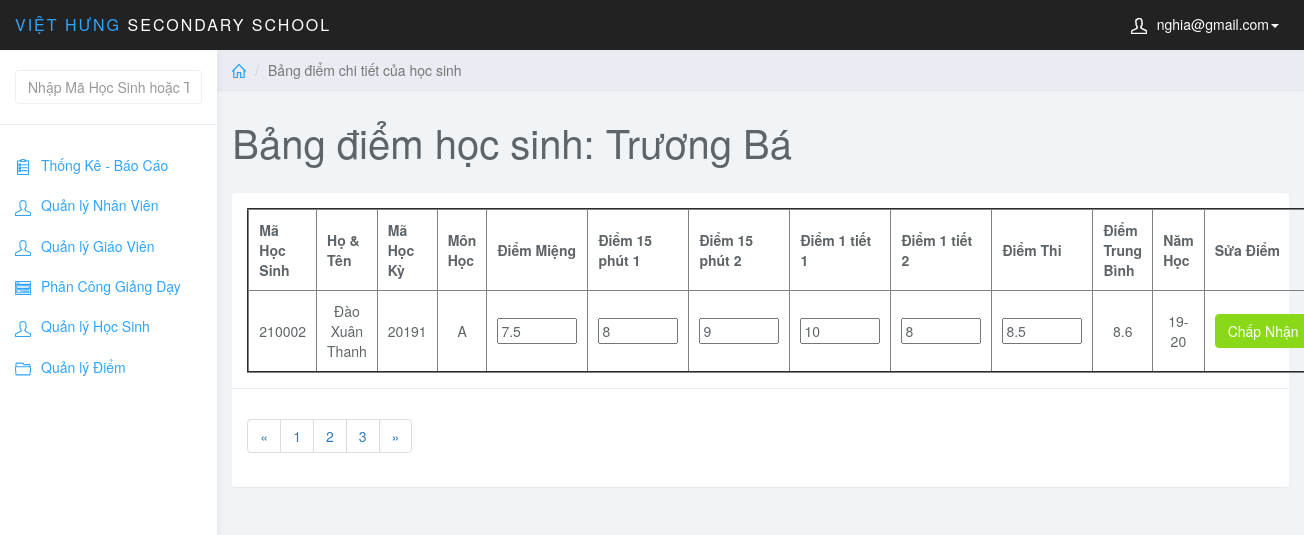
The page /admin/index.php?page=edit_diem_hs&id_hs=210002&id_mon=A&MaHocKy=20191 (signed in) on the database as committed earlier.
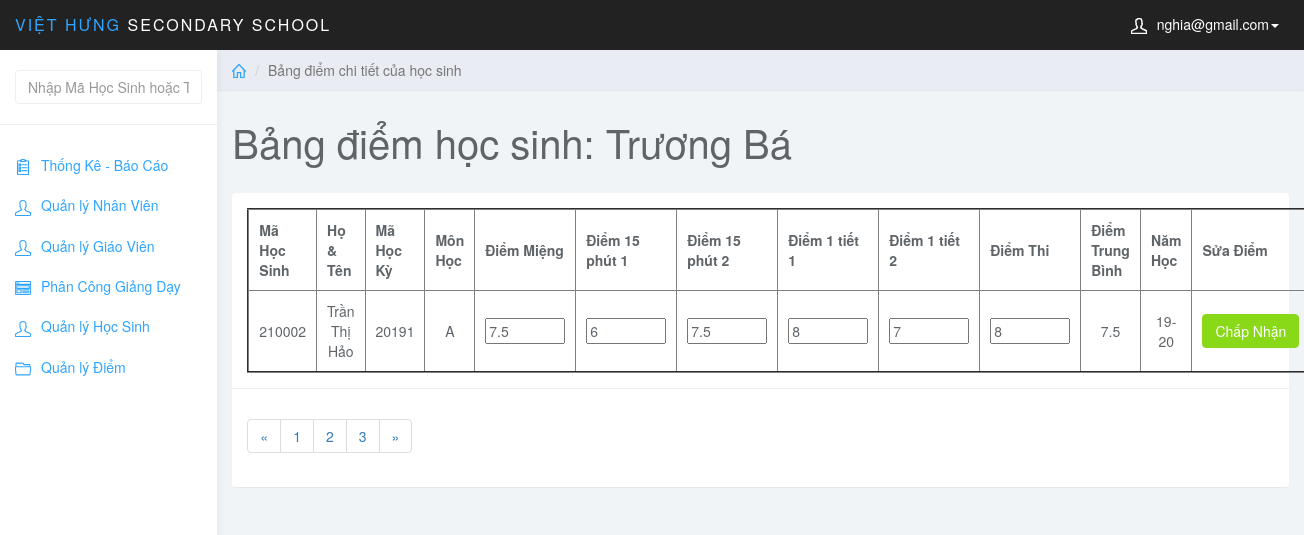
The same page on the database as committed later.
### tables this page shows
CREATE TABLE `diem` (
  `MaDiem` int(6) NOT NULL AUTO_INCREMENT,
  `MaHocKy` varchar(5) NOT NULL,
  `MaMonHoc` varchar(5) NOT NULL,
  `MaHS` int(6) NOT NULL,
  `MaLopHoc` varchar(10) NOT NULL,
  `DiemMieng` varchar(5) NOT NULL,
  `Diem15Phut1` varchar(5) NOT NULL,
  `Diem15Phut2` varchar(5) NOT NULL,
  `Diem1Tiet1` varchar(5) NOT NULL,
  `Diem1Tiet2` varchar(5) NOT NULL,
  `DiemThi` varchar(5) NOT NULL,
  `DiemTB` float NOT NULL,
  PRIMARY KEY (`MaDiem`),
  KEY `fk_diem_mahk` (`MaHocKy`),
  KEY `fk_diem_monhoc` (`MaMonHoc`),
  KEY `fk_diem_hocsinh` (`MaHS`),
  KEY `MaLopHoc` (`MaLopHoc`),
  CONSTRAINT `diem_ibfk_1` FOREIGN KEY (`MaLopHoc`) REFERENCES `lophoc` (`MaLopHoc`),
  CONSTRAINT `fk_diem_hocsinh` FOREIGN KEY (`MaHS`) REFERENCES `hocsinh` (`MaHS`),
  CONSTRAINT `fk_diem_mahk` FOREIGN KEY (`MaHocKy`) REFERENCES `hocky` (`MaHocKy`),
  CONSTRAINT `fk_diem_monhoc` FOREIGN KEY (`MaMonHoc`) REFERENCES `monhoc` (`MaMonHoc`)
);

CREATE TABLE `hocsinh` (
  `MaHS` int(6) NOT NULL,
  `MaLopHoc` varchar(10) NOT NULL,
  `TenHS` varchar(50) NOT NULL,
  `GioiTinh` varchar(5) NOT NULL,
  `NgaySinh` date NOT NULL,
  `NoiSinh` varchar(50) NOT NULL,
  `DanToc` varchar(10) NOT NULL,
  `HoTenCha` varchar(50) NOT NULL,
  `HoTenMe` varchar(50) NOT NULL,
  PRIMARY KEY (`MaHS`),
  KEY `fk_hs_lh` (`MaLopHoc`),
  CONSTRAINT `fk_hs_lh` FOREIGN KEY (`MaLopHoc`) REFERENCES `lophoc` (`MaLopHoc`)
);

### admin/edit_diem_hs.php (the view, shortened to what the changed rows need)
<?php
    $stu_id = $_GET['id_hs'];
    $id_mon = $_GET['id_mon'];
    $sql_view = "SELECT * FROM hocsinh JOIN diem ON hocsinh.MaHS = diem.MaHS JOIN hocky ON diem.MaHocKy = hocky.MaHocKy WHERE hocsinh.MaHS = '$stu_id' AND diem.MaMonHoc = '$id_mon'";
    $query_view = mysqli_query($conn,$sql_view);
?>
<div class="col-sm-9 col-sm-offset-3 col-lg-10 col-lg-offset-2 main">
		<div class="row">
			<ol class="breadcrumb">
				<li><a href="index.php"><svg class="glyph stroked home"><use xlink:href="#stroked-home"></use></svg></a></li>
				<li class="active">Bảng điểm chi tiết của học sinh</li>
			</ol>
		</div>
		<div class="row">
			<div class="col-lg-12">
				<h1 class="page-header">Bảng điểm học sinh: Trương Bá </h1>
			</div>
		</div>
		<div class="row">
			<div class="col-lg-12">
				<div class="panel panel-default">
					<div class="panel-body">
                        <table border="2px" width="100%" style="text-align: center;">
						    <thead>
						    <tr>
						        <th data-field="id" data-sortable="true">Mã Học Sinh</th>
                                <th data-field="name"  data-sortable="true">Họ & Tên</th>
                                <th data-sortable="true">Mã Học Kỳ</th>
                                <th data-sortable="true">Môn Học</th>
                                <th data-sortable="true">Điểm Miệng</th>
                                <th data-sortable="true">Điểm 15 phút 1</th>
                                <th data-sortable="true">Điểm 15 phút 2</th>
                                <th data-sortable="true">Điểm 1 tiết 1</th>
                                <th data-sortable="true">Điểm 1 tiết 2</th>
                                <th data-sortable="true">Điểm Thi</th>
                                <th data-sortable="true">Điểm Trung Bình</th>
                                <th data-sortable="true">Năm Học</th>
                                <th>Sửa Điểm</th>
						    </tr>
                            </thead>
                            <tbody>
                                <?php
                                    $row_view = mysqli_fetch_assoc($query_view)
                                ?>
                                <tr>
                                <form  method="post">
                                    <td><?php echo $row_view['MaHS']; ?></td>
                                    <td><?php echo $row_view['TenHS']; ?></td>
                                    <td><?php echo $row_view['MaHocKy']; ?></td>
                                    <td><?php echo $row_view['MaMonHoc']; ?></td>
                                    <td class="form-group"><input style="width: 80px;" type="text" name="DiemMieng" value="<?php echo $row_view['DiemMieng']; ?>"></td>
                                    <td class="form-group"><input style="width: 80px;" type="text" name="Diem15Phut1" value="<?php echo $row_view['Diem15Phut1']; ?>"></td>
                                    <td class="form-group"><input style="width: 80px;" type="text" name="Diem15Phut2" value="<?php echo $row_view['Diem15Phut2']; ?>"></td>
                                    <td class="form-group"><input style="width: 80px;" type="text" name="Diem1Tiet1" value="<?php echo $row_view['Diem1Tiet1']; ?>"></td>
                                    <td class="form-group"><input style="width: 80px;" type="text" name="Diem1Tiet2" value="<?php echo $row_view['Diem1Tiet2']; ?>"></td>
                                    <td class="form-group"><input style="width: 80px;" type="text" name="DiemThi" value="<?php echo $row_view['DiemThi']; ?>"></td>
                                    <?php
                                        $diemTBMon = round(($row_view['DiemMieng']+$row_view['Diem15Phut1']+$row_view['Diem15Phut2']+$row_view['Diem1Tiet1']*2+$row_view['Diem1Tiet2']*2+$row_view['DiemThi']*3)/10,1);
                                    ?>
                                    <td><?php echo $diemTBMon; ?></td>
                                    <td><?php echo $row_view['NamHoc']; ?></td>
                                    <td class="form-group">
                                        <button type="submit" name="sbm" class="btn btn-success">Chấp Nhận</button>
                                    </td>
                                    </form>
                                </tr>
                            </tbody>
						</table>
                    </div>
                    <div class="panel-footer">
                        <nav aria-label="Page navigation example">
                            <ul class="pagination">
                                <li class="page-item"><a class="page-link" href="#">&laquo;</a></li>
                                <li class="page-item"><a class="page-link" href="#">1</a></li>
                                <li class="page-item"><a class="page-link" href="#">2</a></li>
                                <li class="page-item"><a class="page-link" href="#">3</a></li>
                                <li class="page-item"><a class="page-link" href="#">&raquo;</a></li>
                            </ul>
                        </nav>
                    </div>
				</div>
			</div>
		</div>
	</div>

Rows that differ between the two databases and show on the page:
removed diem: MaHS "210002", MaMonHoc "A", DiemMieng "7.5", Diem15Phut1 "8", Diem15Phut2 "9", Diem1Tiet1 "10", Diem1Tiet2 "8", DiemThi "8.5", diemTBMon "8.6"
added diem: MaHS "210002", MaMonHoc "A", DiemMieng "7.5", Diem15Phut1 "6", Diem15Phut2 "7.5", Diem1Tiet1 "8", Diem1Tiet2 "7", DiemThi "8"
changed hocsinh: TenHS "Đào Xuân Thanh" → "Trần Thị Hảo"
